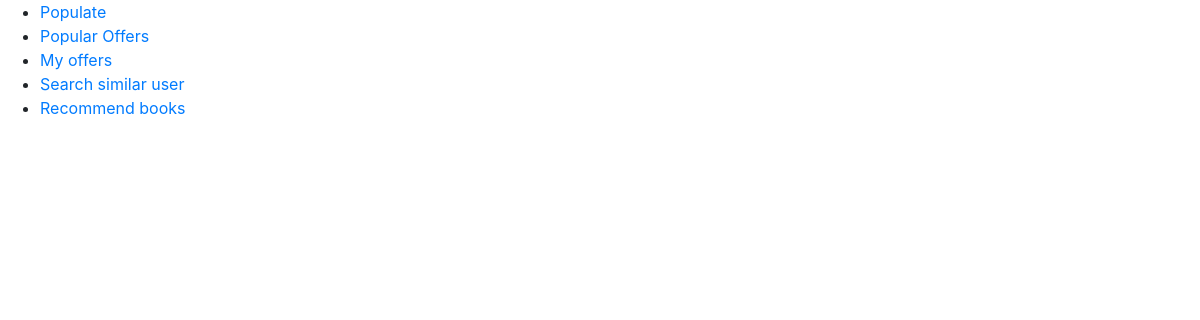
The page /offers/popularoffers/ on the database as committed earlier.
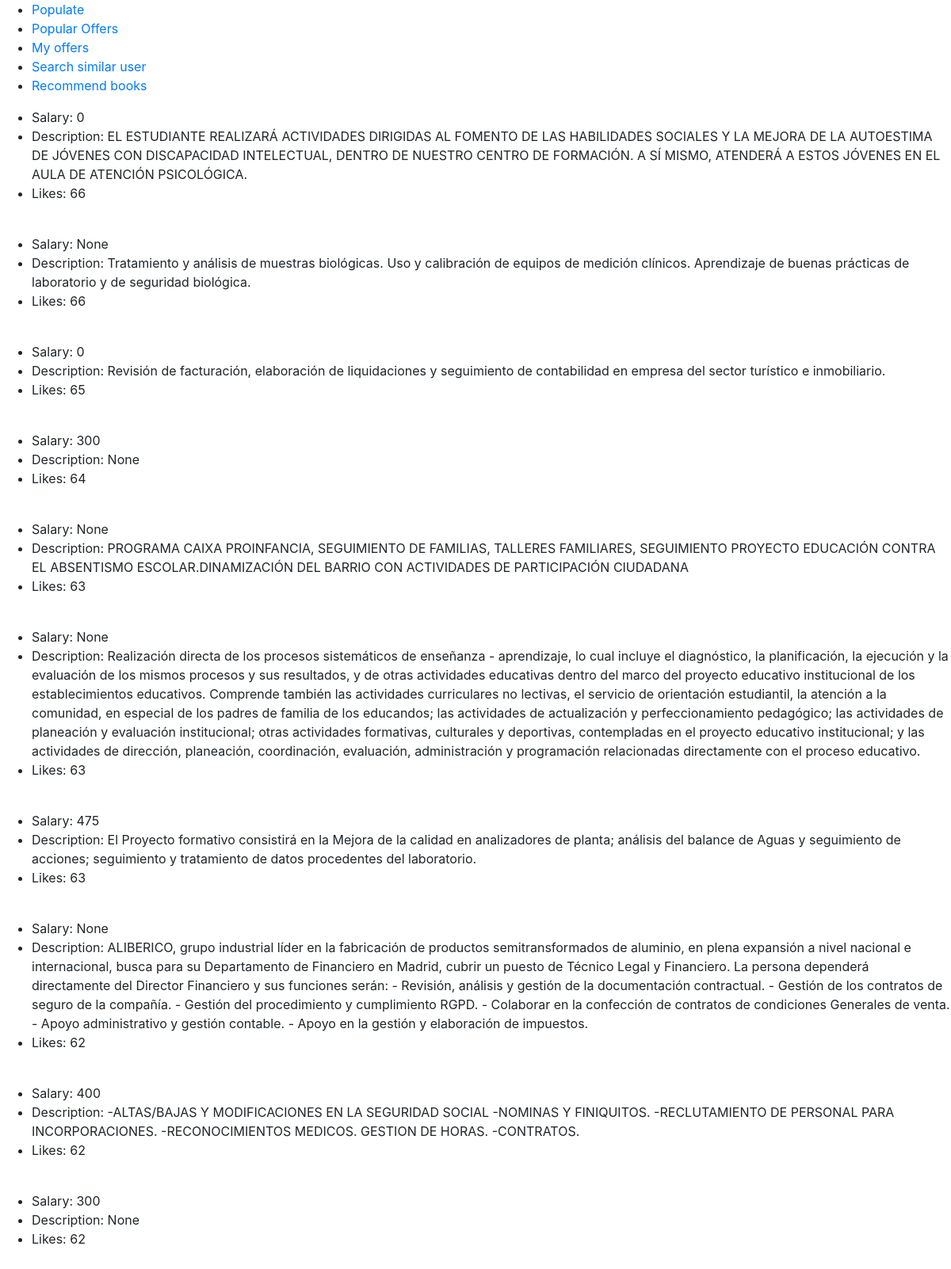
The same page on the database as committed later.
### offers/models.py (models this page shows)
class Offer(models.Model):
    degrees = models.ManyToManyField('Degree')
    offerId = models.IntegerField(primary_key=True)
    university = models.TextField(blank=True, null=True)
    enterprise = models.TextField(blank=True, null=True)
    months = models.IntegerField(blank=True, null=True)
    salary = models.IntegerField(blank=True, null=True)
    country = models.TextField(blank=True, null=True)
    province = models.TextField(blank=True, null=True)
    city = models.TextField(blank=True, null=True)
    description = models.TextField(blank=True, null=True)
    immediate = models.BooleanField(blank=True, null=True)

### offers/views.py (the view)
def popular_offers(request):
    offers = Offer.objects.annotate(number=Count('user_offer')).order_by('-number')[:10]
    return render(request, 'offers/top_offers.html', {'offers': offers})

### templates/offers/top_offers.html
{% extends 'offers/index.html' %}
{% block content %}
{% for offer in offers%}
        <ul>
            <li>Salary: {{offer.salary}}</li>
            <li>Description: {{offer.description}}</li>
            <li>Likes: {{offer.number}}</li>
            <br>
		</ul>
{% endfor %}
{% endblock %}

### templates/offers/index.html (shortened to what this page needs)
{% load static %}
<html lang="en">
  <head>
      <header>
  	<nav>
  		<ul>
			<li><a href='/offers/populate'>Populate</a></li>
            <li><a href='/offers/popularoffers'>Popular Offers</a></li>
			<li><a href='/offers/myoffers'>My offers</a></li>
            <li><a href='/offers/recom'>Search similar user</a></li>
            <li><a href='/offers/recom'>Recommend books</a></li>
		</ul>
	</nav>
  </header>
    <link rel="stylesheet" href="https://stackpath.bootstrapcdn.com/bootstrap/4.2.1/css/bootstrap.min.css">
    <link href="https://stackpath.bootstrapcdn.com/font-awesome/4.7.0/css/font-awesome.min.css" rel="stylesheet">
    <link rel="stylesheet" href="https://cdnjs.cloudflare.com/ajax/libs/tempusdominus-bootstrap-4/5.1.2/css/tempusdominus-bootstrap-4.min.css" />
  </head>
  <body>
{% block content %}
{% endblock %}
  </body>
</html>

Rows that differ between the two databases and show on the page:
added Offer: salary "0", description "EL ESTUDIANTE REALIZARÁ ACTIVIDADES DIRIGIDAS AL FOMENTO DE LAS HABILIDADES SOCIALES Y LA MEJORA DE LA AUTOESTIMA DE JÓVENES CON DISCAPACIDAD INTELECTUAL, DENTRO DE NUESTRO CENTRO DE FORMACIÓN. A SÍ MISMO, ATENDERÁ A ESTOS JÓVENES EN EL AULA DE ATENCIÓN PSICOLÓGICA.", number "66"
added Offer: salary "None", description "Tratamiento y análisis de muestras biológicas. Uso y calibración de equipos de medición clínicos. Aprendizaje de buenas prácticas de laboratorio y de seguridad biológica.", number "66"
added Offer: salary "0", description "Revisión de facturación, elaboración de liquidaciones y seguimiento de contabilidad en empresa del sector turístico e inmobiliario.", number "65"
added Offer: salary "300", description "None", number "64"
added Offer: salary "None", description "PROGRAMA CAIXA PROINFANCIA, SEGUIMIENTO DE FAMILIAS, TALLERES FAMILIARES, SEGUIMIENTO PROYECTO EDUCACIÓN CONTRA EL ABSENTISMO ESCOLAR.DINAMIZACIÓN DEL BARRIO CON ACTIVIDADES DE PARTICIPACIÓN CIUDADANA", number "63"
added Offer: salary "None", description "Realización directa de los procesos sistemáticos de enseñanza - aprendizaje, lo cual incluye el diagnóstico, la planificación, la ejecución y la evaluación de los mismos procesos y sus resultados, y de otras actividades educativas dentro del marco del proyecto educativo institucional de los establecimientos educativos. Comprende también las actividades curriculares no lectivas, el servicio de orientación estudiantil, la atención a la comunidad, en especial de los padres de familia de los educandos; las actividades de actualización y perfeccionamiento pedagógico; las actividades de planeación y evaluación institucional; otras actividades formativas, culturales y deportivas, contempladas en…", number "63"
added Offer: salary "475", description "El Proyecto formativo consistirá en la Mejora de la calidad en analizadores de planta; análisis del balance de Aguas y seguimiento de acciones; seguimiento y tratamiento de datos procedentes del laboratorio.", number "63"
added Offer: salary "None", description "ALIBERICO, grupo industrial líder en la fabricación de productos semitransformados de aluminio, en plena expansión a nivel nacional e internacional, busca para su Departamento de Financiero en Madrid, cubrir un puesto de Técnico Legal y Financiero. La persona dependerá directamente del Director Financiero y sus funciones serán: - Revisión, análisis y gestión de la documentación contractual. - Gestión de los contratos de seguro de la compañía. - Gestión del procedimiento y cumplimiento RGPD. - Colaborar en la confección de contratos de condiciones Generales de venta. - Apoyo administrativo y gestión contable. - Apoyo en la gestión y elaboración de impuestos.", number "62"
added Offer: salary "400", description "-ALTAS/BAJAS Y MODIFICACIONES EN LA SEGURIDAD SOCIAL -NOMINAS Y FINIQUITOS. -RECLUTAMIENTO DE PERSONAL PARA INCORPORACIONES. -RECONOCIMIENTOS MEDICOS. GESTION DE HORAS. -CONTRATOS.", number "62"
added Offer: salary "300", description "None", number "62"
